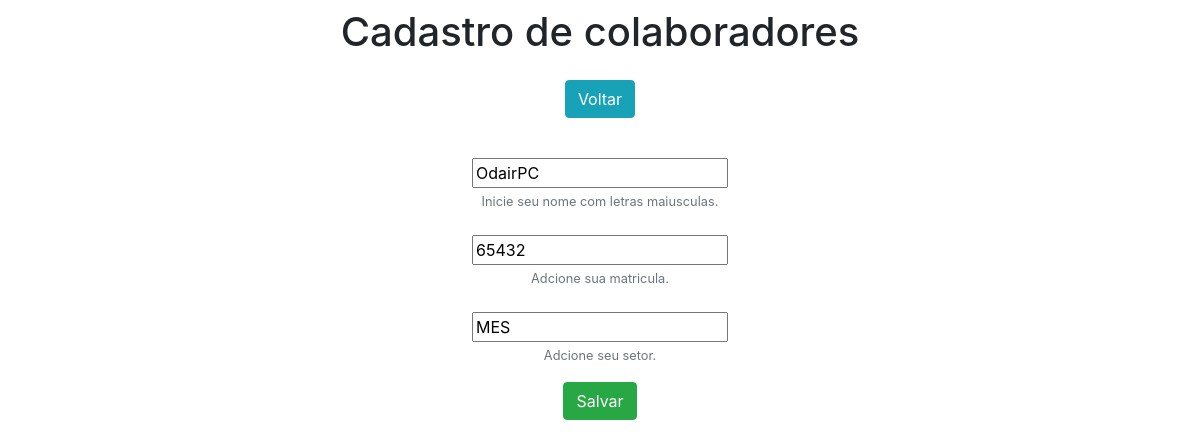
/edit/2/, run on an earlier commit of the app's database.
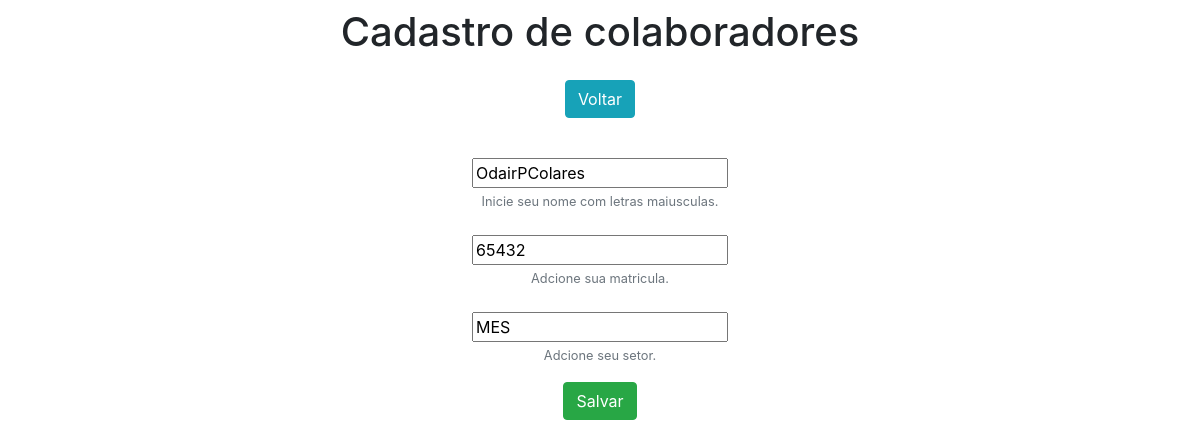
And on a later commit of the database.
### Esdapp/models.py (models this page shows)
class Esd(models.Model):
    nome = models.CharField(max_length=100)
    matricula = models.IntegerField()
    setor = models.CharField(max_length=100)

### Esdapp/views.py (the view)
# urls.py: path('edit/<int:pk>/', edit, name ='edit'),
def edit(request, pk):
    data = {}
    data['db'] = Esd.objects.get(pk=pk)
    data['form'] = EsdForm(instance=data['db'])
    return render(request, 'form.html', data)

### Esdapp/forms.py
class EsdForm(ModelForm):
     class Meta:
         model = Esd
         fields = ['nome', 'matricula', 'setor']

### Esdapp/templates/form.html (shortened to what this page needs)
<!DOCTYPE html>
<html lang="pt-br">
<head>
    <link rel="stylesheet" href="https://stackpath.bootstrapcdn.com/bootstrap/4.1.3/css/bootstrap.min.css">
</head>
<body>
    <div class="container-fluid pt-2 pb-2 text-center">
        <h1>Cadastro de colaboradores</h1>
    <div/>
    <div class="container-fluid pt-3 pb-2 text-center">
        <a href="/" class="btn btn-info">Voltar</a>
    <div/>
    <div class="container-fluid pt-3 pb-2 text-center">
       <form name ="form" id ="form" action ="{% if db %}/update/{{db.id}}/{% else %}/create/{% endif %}" method ="post">
                <div class="form-group mt-4">{{form.nome}}
                    <small id="nameHelp" class="form-text text-muted">Inicie seu nome com letras maiusculas.</small>
                </div>
                <div class="form-group mt-4">{{form.matricula}}
                    <small id="MatriculaHelp" class="form-text text-muted">Adcione sua matricula.</small
                </div>
               <div class="form-group mt-4">{{form.setor}}
                    <small id="SetorHelp" class="form-text text-muted">Adcione seu setor.</small>
                </div>
            <input type="submit" class="btn btn-success" value="Salvar">
        </form>
</body>
</html>

What changed in the data, as far as the page shows it:
changed Esd "MES": nome "OdairPC" → "OdairPColares"
